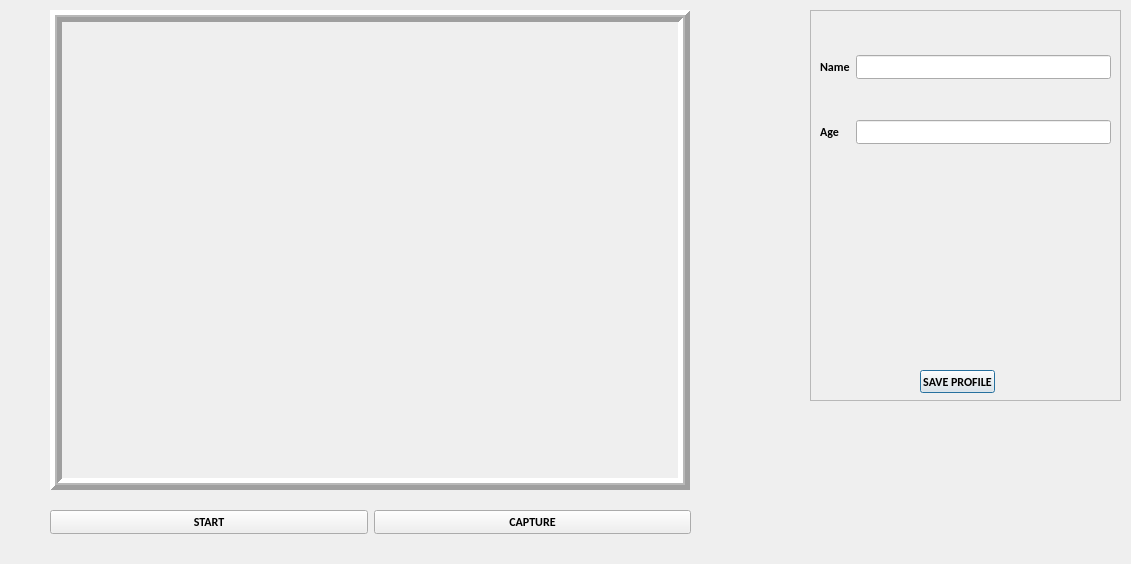
<?xml version="1.0" encoding="UTF-8"?>
<ui version="4.0">
 <class>AttendDialog</class>
 <widget class="QDialog" name="AttendDialog">
  <property name="geometry">
   <rect>
    <x>0</x>
    <y>0</y>
    <width>1131</width>
    <height>564</height>
   </rect>
  </property>
  <property name="minimumSize">
   <size>
    <width>0</width>
    <height>0</height>
   </size>
  </property>
  <property name="maximumSize">
   <size>
    <width>1920</width>
    <height>1080</height>
   </size>
  </property>
  <property name="font">
   <font>
    <family>Calibri</family>
    <weight>75</weight>
    <bold>true</bold>
   </font>
  </property>
  <property name="windowTitle">
   <string>Facial Recognition</string>
  </property>
  <property name="windowIcon">
   <iconset>
    <normaloff>icon1.png</normaloff>icon1.png</iconset>
  </property>
  <property name="styleSheet">
   <string notr="true"/>
  </property>
  <widget class="QFrame" name="frame">
   <property name="geometry">
    <rect>
     <x>810</x>
     <y>10</y>
     <width>311</width>
     <height>391</height>
    </rect>
   </property>
   <property name="frameShape">
    <enum>QFrame::StyledPanel</enum>
   </property>
   <property name="frameShadow">
    <enum>QFrame::Raised</enum>
   </property>
   <widget class="QWidget" name="gridLayoutWidget">
    <property name="geometry">
     <rect>
      <x>10</x>
      <y>10</y>
      <width>291</width>
      <height>161</height>
     </rect>
    </property>
    <layout class="QGridLayout" name="gridLayout">
     <item row="1" column="2">
      <widget class="QLineEdit" name="lineEdit_2"/>
     </item>
     <item row="0" column="2">
      <widget class="QLineEdit" name="lineEdit"/>
     </item>
     <item row="0" column="0">
      <widget class="QLabel" name="label_2">
       <property name="text">
        <string>Name</string>
       </property>
      </widget>
     </item>
     <item row="1" column="0">
      <widget class="QLabel" name="label">
       <property name="text">
        <string>Age</string>
       </property>
      </widget>
     </item>
    </layout>
   </widget>
   <widget class="QPushButton" name="pushButton">
    <property name="geometry">
     <rect>
      <x>110</x>
      <y>360</y>
      <width>75</width>
      <height>23</height>
     </rect>
    </property>
    <property name="text">
     <string>SAVE PROFILE</string>
    </property>
   </widget>
  </widget>
  <widget class="QLabel" name="kjLabel">
   <property name="geometry">
    <rect>
     <x>50</x>
     <y>10</y>
     <width>640</width>
     <height>480</height>
    </rect>
   </property>
   <property name="frameShape">
    <enum>QFrame::Box</enum>
   </property>
   <property name="frameShadow">
    <enum>QFrame::Raised</enum>
   </property>
   <property name="lineWidth">
    <number>5</number>
   </property>
   <property name="midLineWidth">
    <number>2</number>
   </property>
   <property name="text">
    <string/>
   </property>
  </widget>
  <widget class="QWidget" name="layoutWidget">
   <property name="geometry">
    <rect>
     <x>50</x>
     <y>510</y>
     <width>641</width>
     <height>25</height>
    </rect>
   </property>
   <layout class="QHBoxLayout" name="horizontalLayout">
    <item>
     <widget class="QPushButton" name="start">
      <property name="text">
       <string>START</string>
      </property>
     </widget>
    </item>
    <item>
     <widget class="QPushButton" name="stop">
      <property name="text">
       <string>CAPTURE</string>
      </property>
     </widget>
    </item>
   </layout>
  </widget>
 </widget>
 <resources>
  <include location="resource.qrc"/>
 </resources>
 <connections/>
</ui>
